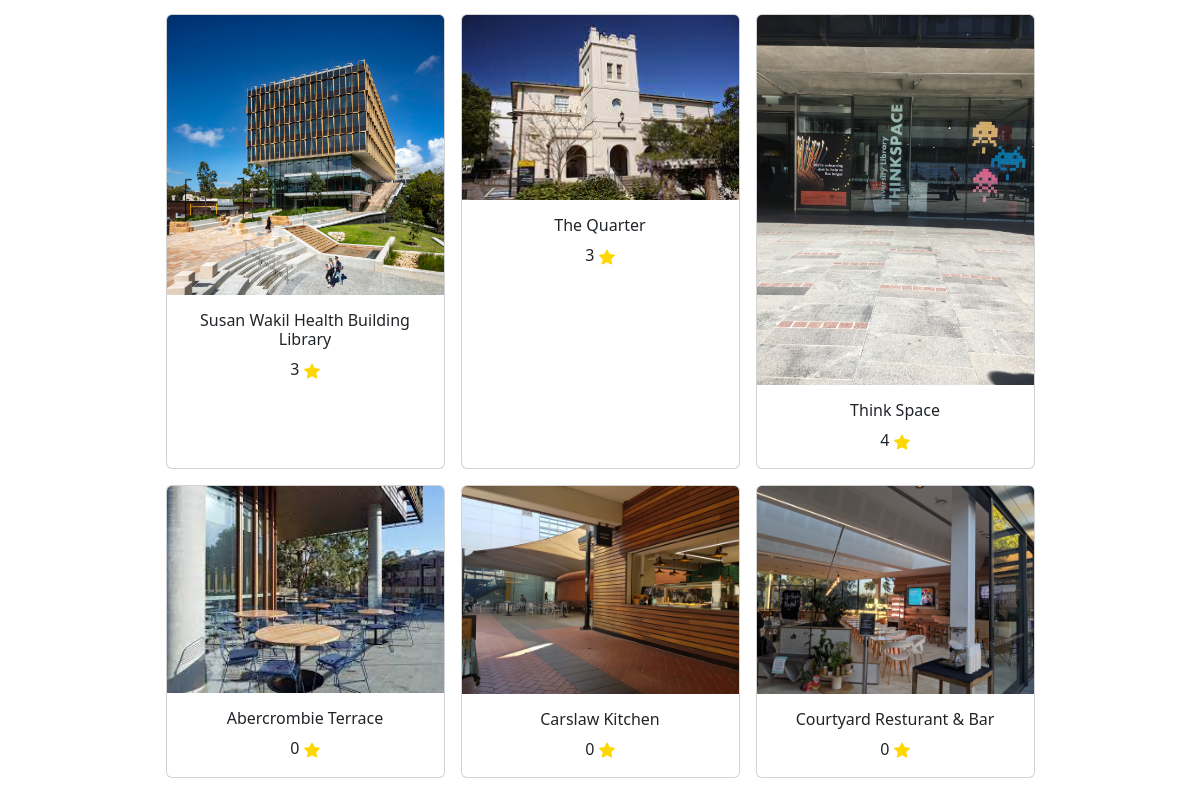
/ (signed in, middle part), run on an earlier commit of the app's database.
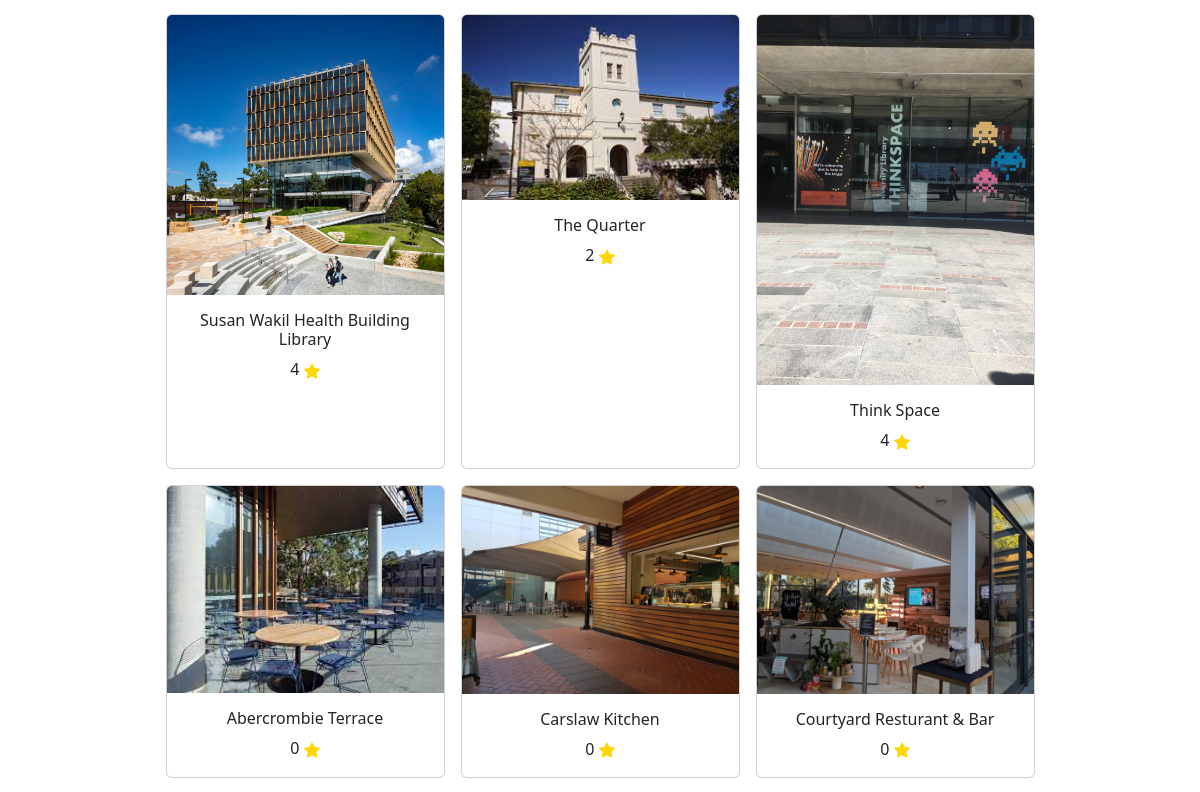
And on a later commit of the database.
### myapp/models.py (models this page shows)
class Locations(models.Model):
    name= models.CharField(max_length=255)
    location= models.CharField(max_length=255)
    hours=models.CharField(max_length=255)
    website=models.CharField(max_length=255, blank=True)
    phone_number=models.CharField(max_length=255, blank=True)
    amenities=models.CharField(max_length=255, blank=True)
    avgNoise=models.IntegerField(blank=True, default=0)
    avgAmen=models.IntegerField(blank=True, default=0)
    avgClean=models.IntegerField(blank=True, default=0)
    nearPlaces=models.CharField(max_length=255, blank=True)
    nearby = models.ManyToManyField('self', blank=True)
    image = models.ImageField(upload_to='location_images/', blank=True)
    amenities=models.ManyToManyField(Amenity, blank=True)
    avgOverall=models.IntegerField(blank=True, default=0)

### myapp/views.py (the view)
# urls.py: path("", views.locationList, name="location list"),
@login_required
def locationList(request):
    results=Locations.objects.all()
    return render(request, "locationList.html", {"locations": results, "navbar": "home"})

### myapp/templates/locationList.html (shortened to what this page needs)
{%extends "hf.html"%}{%block title%}Location List{%endblock%}
{%block content%}
{% load static %}
<div class="container" style="margin-bottom: 100px;">
    <div id="locations" class="pt-2 text-center d-flex justify-content-center flex-wrap">
        {%for location in locations%}
            <div class="card col-3 m-2">
                <a
                    href="{% url 'location' location.name %}"
                    style="text-decoration: none; color: inherit"
                >
                    {% if location.image%}
                        <img src="{{ location.image.url }}" class="card-img-top" alt="Location Image">
                    {%else%}
                        <img src="{% static 'images/default_location.png' %}" alt="Location Image">
                    {%endif%}
                    <div class="card-body">
                        <h6 class="card-text">{{ location.name }}</h6>
                        <p class="mb-0">
                            <span class="card-text">{{location.avgOverall}}</h6>
                        </p>
                    </div>
                </a>
            </div>
        {%endfor%}
    </div>
</div>
{%endblock%}

What changed in the data, as far as the page shows it:
changed Locations "Susan Wakil Health Building Library": avgOverall "3" → "4"
changed Locations "The Quarter": avgOverall "3" → "2"
